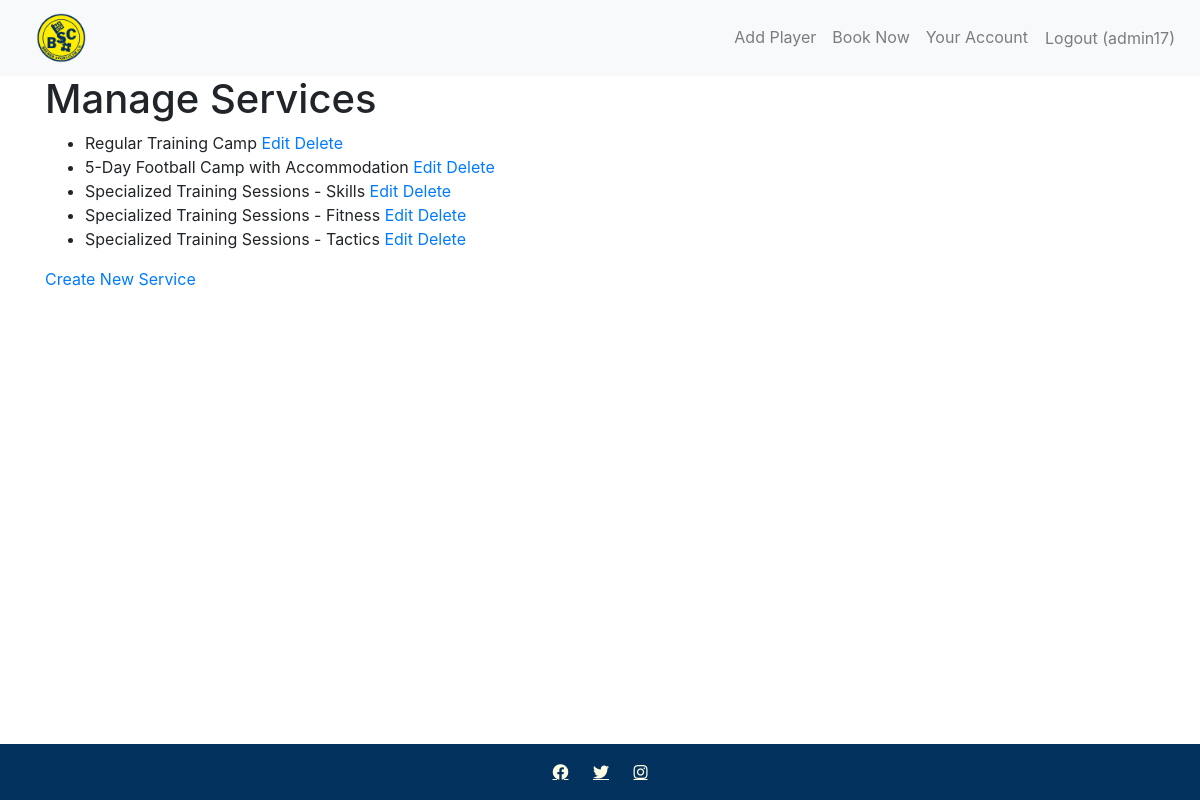
Page /admin_manage_services/ (signed in) on the committed database.
### football_camp/models.py (models this page shows, shortened)
class Service(models.Model):
    TRAININGS = (("skills", "Skills"), ("fitness", "Fitness"), ("tactics", "Tactics"), ("all", "All"))
    title = models.CharField(max_length=100, null=False, blank=False, verbose_name="Service Title")
    focus = models.CharField(max_length=200, verbose_name="Service Focus")
    duration = models.CharField(max_length=100, verbose_name="Service Duration")
    features = models.TextField(verbose_name="Service Features")
    training = models.CharField(max_length=10, choices=TRAININGS, null=True, blank=True, verbose_name="Training Type")
    image = models.ImageField(upload_to='services/', blank=True, null=True, verbose_name="Service Image")
    class Meta:
        verbose_name = "Service"
        verbose_name_plural = "Services"

### football_camp/views.py (the view)
    def _wrapped_view_func(request, *args, **kwargs):
        if not request.user.is_superuser:
            messages.error(request, "You don’t have permission to access this page.")
            return redirect('service_list')
        return view_func(request, *args, **kwargs)

### football_camp/views.py (called while the page is built)
def superuser_required(view_func):
    def _wrapped_view_func(request, *args, **kwargs):
        if not request.user.is_superuser:
            messages.error(request, "You don’t have permission to access this page.")
            return redirect('service_list')
        return view_func(request, *args, **kwargs)
    return _wrapped_view_func

@superuser_required
def admin_manage_services(request):
    services = Service.objects.all()
    return render(request, 'football_camp/admin_manage_services.html', {'services': services})

### football_camp/templates/football_camp/admin_manage_services.html (shortened to what this page needs)
<!DOCTYPE html>
<html lang="en">
<head>
</head>
<body>
    {% extends 'football_camp/base.html' %}
    {% block content %}
    <div class="container">
        <h1>Manage Services</h1>
        <ul>
            {% for service in services %}
            <li>
                {{ service.title }}
                <a href="{% url 'edit_service' service.id %}">Edit</a>
                <a href="{% url 'delete_service' service.id %}">Delete</a>
            </li>
            {% endfor %}
        </ul>
        <a href="{% url 'admin_create_service' %}">Create New Service</a>
    </div>
    {% endblock %}>

### football_camp/templates/football_camp/base.html (shortened to what this page needs)
<!DOCTYPE html>
<html lang="en">
<head>
    {% load static %}
    <link rel="stylesheet" href="{% static 'css/style.css' %}">
    <link rel="stylesheet" href="https://maxcdn.bootstrapcdn.com/bootstrap/4.5.2/css/bootstrap.min.css">
    <link rel="stylesheet" href="https://cdnjs.cloudflare.com/ajax/libs/font-awesome/5.15.3/css/all.min.css">
</head>
<body>
    <div class="wrapper">
        <nav class="navbar navbar-expand-lg navbar-light bg-light fixed-top">
            <a class="navbar-brand" href="{% url 'home' %}"><img src="{% static 'images/bsc-logo-.png' %}" alt="bsc-hastet-logo" class="logo-img-nav"></a>
            <div class="collapse navbar-collapse" id="navbarNav">
                <ul class="navbar-nav ml-auto">
                    {% if user.is_authenticated %}
                    <li class="nav-item">
                        <a class="nav-link" href="{% url 'manage_players' %}">Add Player</a>
                    </li>
                    <li class="nav-item">
                        <a class="nav-link" href="{% url 'book_service' %}">Book Now</a>
                    </li>
                    <li class="nav-item">
                        <a class="nav-link" href="{% url 'user_account' %}">Your Account</a>
                    </li>
                    <li class="nav-item">
                        <form method="post" action="{% url 'logout' %}">
                            <button type="submit" class="nav-link btn btn-link" style="cursor: pointer;">Logout
                                ({{ user.username }})</button>
                        </form>
                    </li>
                    {% endif %}
                </ul>
            </div>
        </nav>
        <main class="flex-shrink-0">
            {% block content %}{% endblock %}
        </main>
        <footer class="text-center mt-auto">
            <a href="https://facebook.com" target="_blank" class="fab fa-facebook"></a>
            <a href="https://twitter.com" target="_blank" class="fab fa-twitter"></a>
            <a href="https://instagram.com" target="_blank" class="fab fa-instagram"></a>
        </footer>
    </div>
</body>
</html>

### football_camp/static/css/style.css (style rules this page uses)
html, body { margin: 0; height: 100%; }
.wrapper { display: flex; min-height: 100vh; flex-direction: column; justify-content: space-between; }
.flex-shrink-0 { padding-top: 75px; }
main { flex: 1; }
.logo-img-nav { height: 50px; margin-left: 20px; }
.text-center a { color: #04325F; text-decoration: underline; }
footer { background-color: #04325F; color: #FFFFE5; text-align: center; padding: 1rem 0; }
footer .fab { color: #ffffe5; margin: 0px 10px 0px 10px; }

### rows in the picture
Service: title "Regular Training Camp"
Service: title "5-Day Football Camp with Accommodation"
Service: title "Specialized Training Sessions - Skills"
Service: title "Specialized Training Sessions - Fitness"
Service: title "Specialized Training Sessions - Tactics"

### other values in the picture
{{ user.username }} "admin17"
